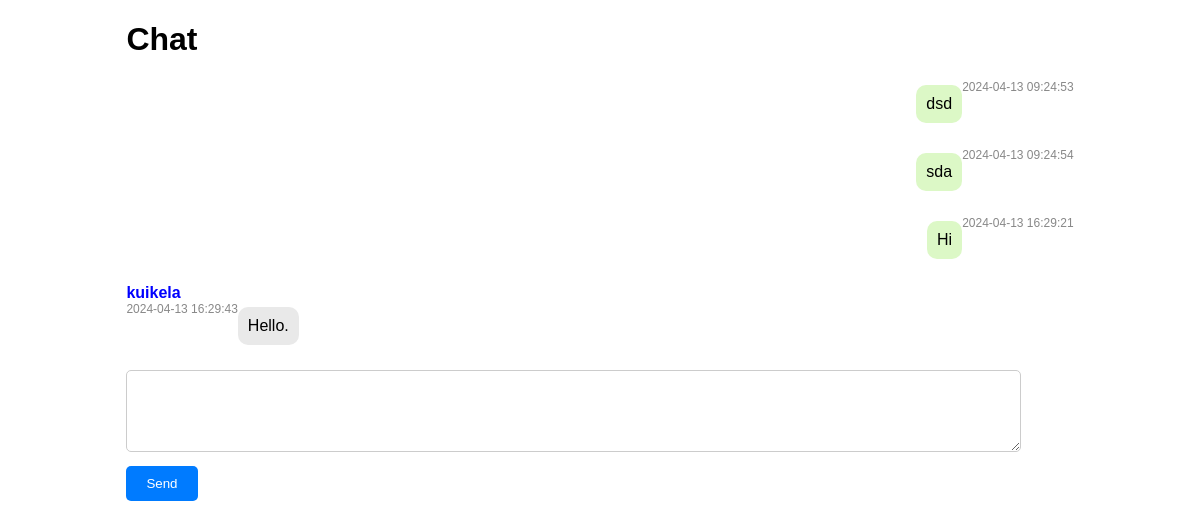
The page /chat (signed in) on the database its author committed.
### app.py (models this page shows, shortened)
class Message(db.Model):
    id = db.Column(db.Integer, primary_key=True)
    sender = db.Column(db.String(50))
    receiver = db.Column(db.String(50))
    content = db.Column(db.String(500))
    timestamp = db.Column(db.DateTime, default=datetime.utcnow)

class User(db.Model):
    id = db.Column(db.Integer, primary_key=True)
    name = db.Column(db.String(100), nullable=False)
    username = db.Column(db.String(80), unique=True, nullable=False)
    email = db.Column(db.String(120), unique=True, nullable=False)  # Add the email field
    password = db.Column(db.String(120), nullable=False)

### app.py (the view)
@app.route('/chat', methods=['GET', 'POST'])
def chat():
    if 'username' not in session:
        return redirect(url_for('login'))
    if request.method == 'POST':
        content = request.form['content']
        sender = session['username']  # Get the sender from the session
        message = Message(sender=sender, content=content)  # Save message with sender
        db.session.add(message)
        db.session.commit()
    messages = Message.query.all()
    return render_template('chat.html', messages=messages, User=User)  # Pass the User model to the template

### templates/chat.html (shortened to what this page needs)
<!DOCTYPE html>
<html lang="en">
<head>
</head>
<body>
    <div class="container">
        <h1>Chat</h1>
        <div id="messages">
            {% for message in messages %}
                <div class="message {% if message.sender == session['username'] %}sent{% else %}received{% endif %}">
                    <span class="sender">{{ User.query.get(message.sender).name }}</span>
                    <span class="timestamp">{{ message.timestamp.strftime('%Y-%m-%d %H:%M:%S') }}</span>
                    <p>{{ message.content }}</p>
                </div>
            {% endfor %}
        </div>
        <form action="/chat" method="post">
            <textarea id="content" name="content" rows="4" required></textarea>
            <button type="submit">Send</button>
        </form>
    </div>
</body>
</html>

### templates/chat.html (style rules this page uses)
body { font-family: Arial, sans-serif; }
.container { margin: 20px auto; width: 80%; }
.message { margin-bottom: 20px; overflow: hidden; }
.sender { font-weight: bold; color: blue; float: right; clear: both; }
.timestamp { font-size: 12px; color: #888; float: right; clear: both; }
.message.received .sender { float: left; }
.message.sent .timestamp { float: right; clear: both; }
.message.received .timestamp { float: left; clear: both; }
.message p { border-radius: 10px; padding: 10px; margin: 5px 0; max-width: 70%; word-wrap: break-word; float: left; }
.message.sent p { background-color: #DCF8C6; float: right; }
.message.received p { background-color: #E9E9E9; }
form { margin-top: 20px; }
textarea { width: calc(100% - 75px); padding: 10px; border-radius: 5px; border: 1px solid #ccc; margin-bottom: 10px; resize: vertical; }
button { padding: 10px 20px; border: none; background-color: #007bff; color: #fff; border-radius: 5px; cursor: pointer; }

### rows shown on the page
Message: timestamp "2024-04-13 09:24:53", content "dsd"
Message: timestamp "2024-04-13 09:24:54", content "sda"
Message: timestamp "2024-04-13 16:29:21", content "Hi"
Message: query.get "kuikela", timestamp "2024-04-13 16:29:43", content "Hello."
